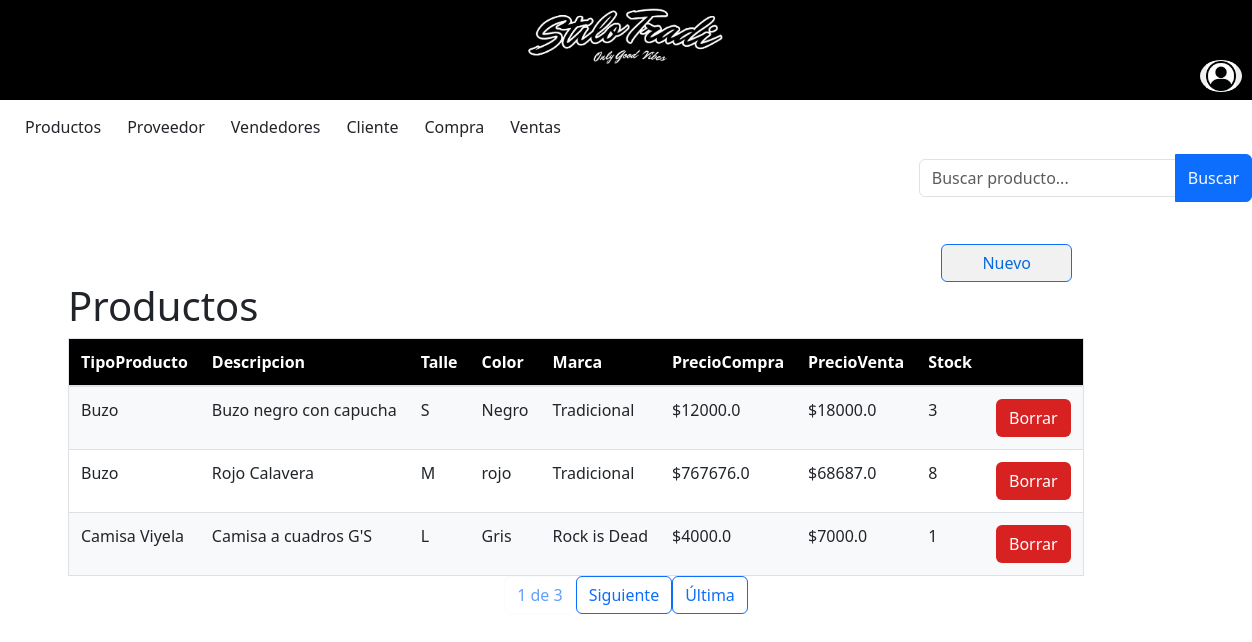
Page /producto/ProductoLista/ on the earlier database version.
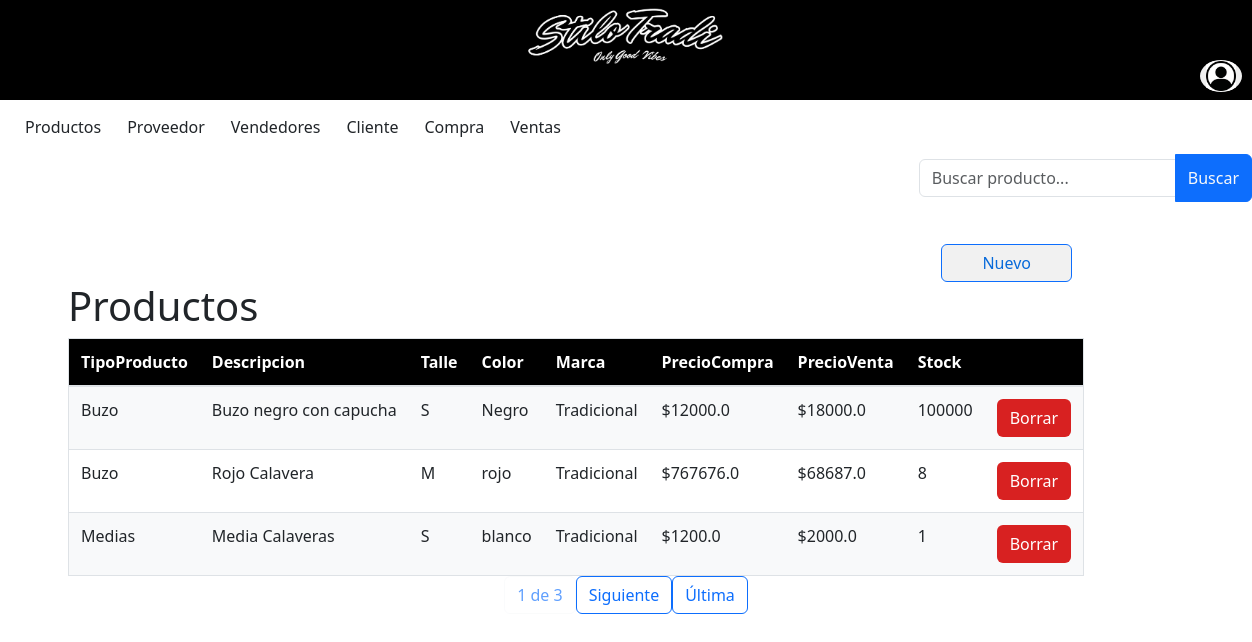
Same page on the later database version.
### miAplicacion/models.py (models this page shows, shortened)
class Producto(models.Model):
    TipoProducto = models.CharField (max_length=50)
    Descripcion = models.CharField (max_length=50)
    Talle = models.CharField (max_length=50, choices=[('S', 'S' ),('M','M'),('L','L'),('XL','XL'),('XXL','XXL')])
    Color = models.CharField (max_length=50)
    Marca = models.CharField (max_length=50)
    PrecioCompra = models.FloatField ()
    PrecioVenta = models.FloatField ()
    Stock = models.IntegerField ()
    class Meta:
        ordering = ['TipoProducto', 'Descripcion']

### miAplicacion/views.py (the view)
# urls.py: path('producto/ProductoLista/', views.ProductoLista.as_view(), name='productoLista'),
class ProductoLista(ListView):
    model = Producto
    template_name = 'producto.html'
    context_object_name = 'productos'
    paginate_by =  3 # Cantidad de elementos por página
    def get_queryset(self):
        query = self.request.GET.get('q', '')
        if not query:
            productos = Producto.objects.all()
        else:
            productos = Producto.objects.filter(TipoProducto__icontains = query)
        return productos

### miProyecto/templates/producto.html (shortened to what this page needs)
{% include 'base.html' %}
{% block content %}
{% load bootstrap5 %}
{% load static %}
<!DOCTYPE html>
<div class="d-flex justify-content-end align-items-end mb-3">
    <form method="GET" action="{% url 'productoLista' %}">
        <div class="input-group">
            <input type="text" class="form-control inputApagado" name="q" value="{{ query }}" placeholder="Buscar producto...">
            <button class="btn btn-primary text-light" type="submit">Buscar</button>
        </div>
    </form>
</div>
    <div class="d-flex justify-content-end  align-items-end">
        <a class="btn btn-primary custom-btn" href="{% url 'productoNuevo' %}">Nuevo</a></td>
    </div>
<head>
    {% bootstrap_css %}
</head>
<body>
    <div class="container">
        <h1>Productos</h1>
        <table class="tabla-redondeada">
            <thead>
                <tr>
                    <tr>
                        <th>TipoProducto</th>
                        <th>Descripcion</th>
                        <th>Talle</th>
                        <th>Color</th>
                        <th>Marca</th>
                        <th>PrecioCompra</th>
                        <th>PrecioVenta</th>
                        <th>Stock</th>
                        <th></th>
                    </tr>
                </tr>
            </thead>
            <tbody>
                {% for producto in productos %}
                <tr style ="cursor: pointer;" onclick="window.location.href='/producto/ProductoModif/{{producto.id}}'">
                    <td>{{ producto.TipoProducto}}</a></td>
                    <td>{{ producto.Descripcion}}</td>
                    <td>{{ producto.Talle}}</td>
                    <td>{{ producto.Color}}</td>
                    <td>{{ producto.Marca}}</td>
                    <td>${{ producto.PrecioCompra}}</td>
                    <td>${{ producto.PrecioVenta}}</td>
                    <td>{{ producto.Stock}}</td>
                    <td><a class="btn custom-btn2" href="/producto/ProductoBorrar/{{producto.id}}">Borrar</a></td> </td>
                {% endfor %}
            </tbody>
        </table>
    </div>
    <div class="pagination justify-content-center">
        <span class="current-page btn btn-outline-light disabled text-primary mb-3">
            {{ page_obj.number }} de {{ page_obj.paginator.num_pages }}
        </span>
        {% if page_obj.has_next %}
            <a class="btn btn-outline-primary mb-3" href="?page={{ page_obj.next_page_number }}">
                Siguiente
            </a>
            <a class="btn btn-outline-primary mb-3" href="?page={{ page_obj.paginator.num_pages }}">
                Última
            </a>
        {% endif %}
    </div>
</body>
</html>
{% endblock %}

Differences in the rows shown:
removed Producto: TipoProducto "Camisa Viyela", Descripcion "Camisa a cuadros G'S", Talle "L", Color "Gris", Marca "Rock is Dead", PrecioCompra "4000.0", PrecioVenta "7000.0", Stock "1"
changed Producto "Buzo negro con capucha": Stock "3" → "100000"
now on this page (row unchanged): Producto: TipoProducto "Medias", Descripcion "Media Calaveras", Talle "S", Color "blanco", Marca "Tradicional", PrecioCompra "1200.0", PrecioVenta "2000.0", Stock "1"
